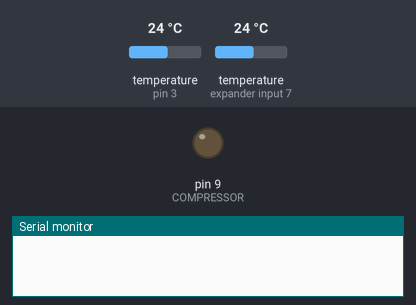
This sketch was run on a simulated Arduino Uno, built with avr-gcc and run on an emulated ATmega328P. Parts: output pins drawn as LEDs (lit = HIGH), the last lines printed to the serial monitor. The test bench sets the inputs (shaded band); at power-on: temperature (sensors on pin 3, expander input 7) 24 °C.

Above: at 0.1 s.
At 0.9 s:
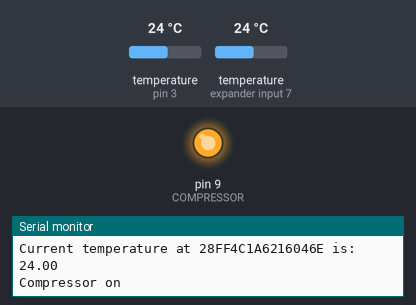
Timing chart, 0 to 2.4 s (numbered marks = the images above):
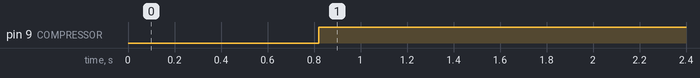

Measured:
- by itself, pin 9 (COMPRESSOR): LOW → HIGH at 0.82 s

The sketch:

FridgeControl.pde
```cpp
#include <OneWire.h>
#include <DallasTemperature.h>

#define COMPRESSOR 9
#define ONEWIRE 3

#define HIGHTEMP 4
#define LOWTEMP 3

#define SLEEP_SEC 1

// 220L Kelvinator is 85 watts
#define COMPRESSOR_WATTAGE 85.0

OneWire oneWire(ONEWIRE);
DallasTemperature sensors(&oneWire);

unsigned long runtime = 0, chilltime = 0;
boolean compressor = false;

void setup()   {
  // initialize the digital pin as an output:
  pinMode(COMPRESSOR, OUTPUT);
  Serial.begin(115200);
  sensors.begin();
}

void loop()
{
  int i;
  float temperature;
  DeviceAddress addr;

  sensors.requestTemperatures();

  for(i = 0; i < sensors.getDeviceCount(); i++)
  {
    temperature = sensors.getTempCByIndex(i);
    Serial.print("Current temperature at ");
    sensors.getAddress(addr, 1);
    printAddress(addr);
    Serial.print(" is: ");
    Serial.println(temperature);
  }

  if(temperature > HIGHTEMP)
  {
    digitalWrite(COMPRESSOR, HIGH);
    if(!compressor)
    {
      Serial.println("Compressor on");
      compressor = true;
    }
  }
  else if(temperature < LOWTEMP)
  {
    digitalWrite(COMPRESSOR, LOW);
    if(compressor)
    {
      Serial.println("Compressor off");
      compressor = false;
    }
  }

  delay(SLEEP_SEC * 1000);
  runtime += SLEEP_SEC;
  if(compressor) chilltime += SLEEP_SEC;

  Serial.print("Efficiency: Total runtime = ");
  Serial.print(runtime);
  Serial.print(", Chill time = ");
  Serial.print(chilltime);
  Serial.print(" (");
  Serial.print(chilltime * 100 / runtime);
  Serial.print("%, ");

  // The compressor wattage is consumption for an hour, so work
  // out how many hours we've been operating for. Then divide by
  // 1000 to get kWh.
  Serial.print(chilltime * COMPRESSOR_WATTAGE / 3600 / 1000);
  Serial.println("kWh)");

  Serial.println("");
}

// Function to print a one wire device address
void printAddress(DeviceAddress deviceAddress)
{
  for (uint8_t i = 0; i < 8; i++)
  {
    // zero pad the address if necessary
    if (deviceAddress[i] < 16) Serial.print("0");
    Serial.print(deviceAddress[i], HEX);
  }
}
```
